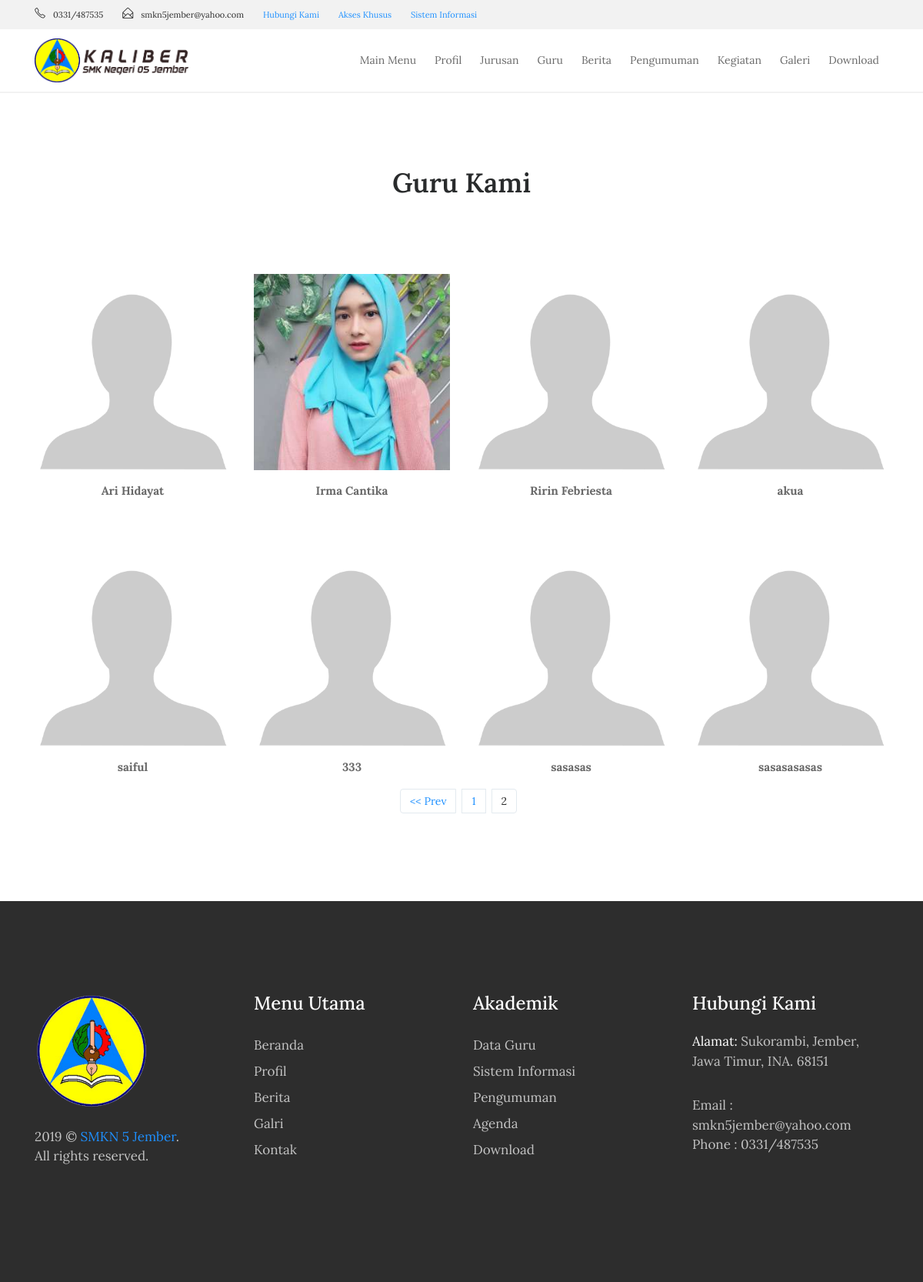
The page /guru/index/8 on the database as committed earlier.
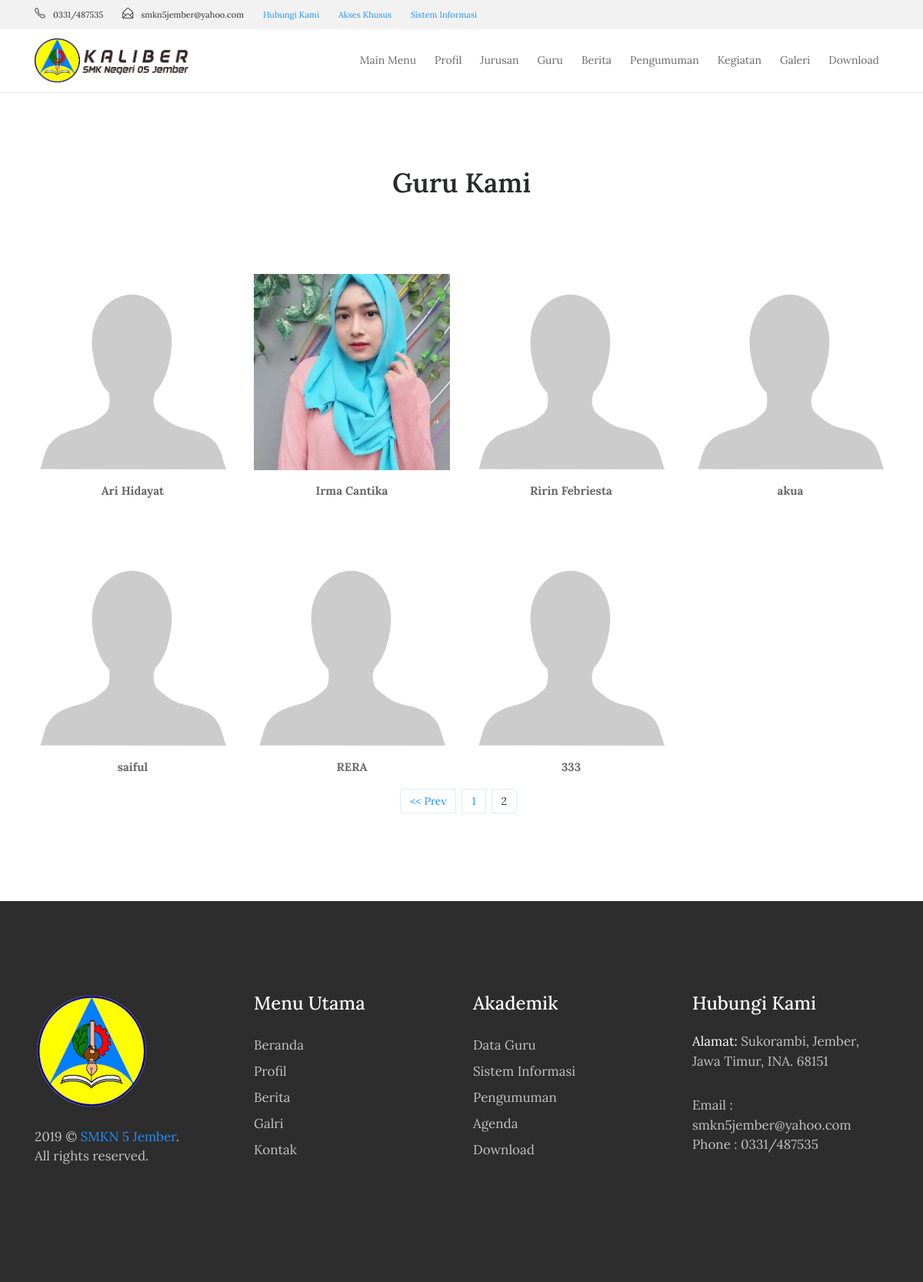
The same page on the database as committed later.
### tables this page shows
CREATE TABLE `tbl_guru` (
  `guru_id` varchar(5) NOT NULL,
  `guru_mapel_id` varchar(5) DEFAULT NULL,
  `guru_jabatan_id` varchar(5) DEFAULT NULL,
  `guru_piket_id` varchar(5) DEFAULT NULL,
  `guru_nip` varchar(30) DEFAULT NULL,
  `guru_nama` varchar(70) DEFAULT NULL,
  `guru_alamat` varchar(100) DEFAULT NULL,
  `guru_jumlah_jam` int(11) DEFAULT NULL,
  `guru_jenkel` varchar(2) DEFAULT NULL,
  `guru_tmp_lahir` varchar(80) DEFAULT NULL,
  `guru_tgl_lahir` varchar(80) DEFAULT NULL,
  `guru_photo` varchar(40) DEFAULT NULL,
  `guru_tgl_input` timestamp NULL DEFAULT CURRENT_TIMESTAMP
);

### index.php (called while the page is built, shortened)
<?php
require_once BASEPATH.'core/CodeIgniter.php';

### application/models/M_guru.php (called while the page is built, shortened)
<?php
class M_guru extends CI_Model{
	function guru_perpage($offset,$limit){
		$hsl=$this->db->query("SELECT * FROM tbl_guru limit $offset,$limit");
		return $hsl;
	}
}

### application/views/depan/v_guru.php (the view, shortened to what this page needs)
<!DOCTYPE html>
<html lang="en">
<head>
    <link rel="stylesheet" href="<?php echo base_url().'theme/css/bootstrap.min.css'?>">
    <link rel="stylesheet" href="<?php echo base_url().'theme/css/font-awesome.min.css'?>">
    <link rel="stylesheet" href="<?php echo base_url().'theme/css/simple-line-icons.css'?>">
    <link rel="stylesheet" href="<?php echo base_url().'theme/css/slick.css'?>">
    <link rel="stylesheet" href="<?php echo base_url().'theme/css/slick-theme.css'?>">
    <link rel="stylesheet" href="<?php echo base_url().'theme/css/owl.carousel.min.css'?>">
    <link href="<?php echo base_url().'theme/css/style.css'?>" rel="stylesheet">
</head>
    <section class="our-teachers">
        <div class="container">
            <div class="row">
                <div class="col-md-12">
                    <h2 class="mb-5">Guru Kami</h2>
                </div>
            </div>
            <div class="row">
                <?php foreach ($data->result() as $row) : ?>
                    <div class="col-xs-12 col-sm-6 col-md-3">
                        <div class="admission_insruction">
                          <?php if(empty($row->guru_photo)):?>
                            <img src="<?php echo base_url().'assets/images/blank.png';?>" class="img-fluid" alt="#">
                          <?php else:?>
                            <img src="<?php echo base_url().'assets/images/'.$row->guru_photo;?>" class="img-fluid" alt="#">
                          <?php endif;?>
                            <p class="text-center mt-3"><span><?php echo $row->guru_nama;?></span>
                                <br>
                        </div>
                    </div>
                <?php endforeach;?>
              </div>
            <nav><?php echo $page;?></nav>
        </div>
    </section>

### application/controllers/Guru.php (shortened to what this page needs)
<?php
class Guru extends CI_Controller{
	function __construct(){
		$this->load->model('m_guru');
		$this->load->model('m_pengunjung');
	}
	function index(){
		$jum=$this->m_guru->guru();
        $page=$this->uri->segment(3);
        if(!$page):
            $offset = 0;
        else:
            $offset = $page;
        endif;
        $limit=8;
        $config['base_url'] = base_url() . 'guru/index/';
            $config['total_rows'] = $jum->num_rows();
            $config['per_page'] = $limit;
            $config['uri_segment'] = 3;
	          $config['full_tag_open']    = '<div class="pagging text-center"><nav><ul class="pagination justify-content-center">';
	          $config['full_tag_close']   = '</ul></nav></div>';
	          $config['num_tag_open']     = '<li class="page-item"><span class="page-link">';
	          $config['num_tag_close']    = '</span></li>';
	          $config['cur_tag_open']     = '<li class="page-item"><span class="page-link">';
	          $config['cur_tag_close']    = '<span class="sr-only">(current)</span></span></li>';
	          $config['next_tag_open']    = '<li class="page-item"><span class="page-link">';
	          $config['next_tagl_close']  = '<span aria-hidden="true">&raquo;</span></span></li>';
	          $config['prev_tag_open']    = '<li class="page-item"><span class="page-link">';
	          $config['prev_tagl_close']  = '</span>Next</li>';
	          $config['first_tag_open']   = '<li class="page-item"><span class="page-link">';
	          $config['first_tagl_close'] = '</span></li>';
	          $config['last_tag_open']    = '<li class="page-item"><span class="page-link">';
	          $config['last_tagl_close']  = '</span></li>';
            $config['first_link'] = 'Awal';
            $config['last_link'] = 'Akhir';
            $config['next_link'] = 'Next >>';
            $config['prev_link'] = '<< Prev';
            $this->pagination->initialize($config);
            $x['page'] =$this->pagination->create_links();
						$x['data']=$this->m_guru->guru_perpage($offset,$limit);
						$this->load->view('beranda/header',$x);
						$this->load->view('depan/v_guru',$x);
						$this->load->view('beranda/footer',$x);
	}
}

### application/views/beranda/header.php (shortened to what this page needs)
<!DOCTYPE html>
<html lang="en">
<head>
    <link rel="stylesheet" href="<?php echo base_url().'theme/css/bootstrap.min.css'?>">
    <link rel="stylesheet" href="<?php echo base_url().'theme/css/font-awesome.min.css'?>">
    <link rel="stylesheet" href="<?php echo base_url().'theme/css/simple-line-icons.css'?>">
    <link rel="stylesheet" href="<?php echo base_url().'theme/css/slick.css'?>">
    <link rel="stylesheet" href="<?php echo base_url().'theme/css/slick-theme.css'?>">
    <link rel="stylesheet" href="<?php echo base_url().'theme/css/owl.carousel.min.css'?>">
    <link href="<?php echo base_url().'theme/css/style.css'?>" rel="stylesheet">
</head>
<body>
    <div class="header-topbar">
        <div class="container">
            <div class="row">
                <div class="col-xs-6 col-sm-8 col-md-9">
                    <div class="header-top_address">
                        <div class="header-top_list">
                            <span class="icon-phone"></span>0331/487535
                        </div>
                        <div class="header-top_list">
                            <span class="icon-envelope-open"></span>smkn5jember@yahoo.com
                        </div>
                        <div class="header-top_list">
                             <a href="<?php echo site_url('contact');?>">Hubungi Kami</a>
                        </div>
                         <div class="header-top_list">
                             <a href="<?php echo site_url('administrator');?>">Akses Khusus</a>
                        </div>
                         <div class="header-top_list">
                             <a href="<?php echo site_url('login_si');?>">Sistem Informasi</a>
                        </div>
                    </div>
                </div>
                <div class="col-xs-6 col-sm-4 col-md-3">
                </div>
            </div>
        </div>
    </div>
    <div data-toggle="affix" style="border-bottom:solid 2px #f2f2f2;">
        <div class="container nav-menu2">
            <div class="row">
                <div class="col-md-12">
                    <nav class="navbar navbar2 navbar-toggleable-md navbar-light bg-faded">
                        <a href="<?php echo site_url('');?>" class="navbar-brand nav-brand2"><img class="img img-responsive" width="200px;" src="<?php echo base_url().'theme/images/logo-dark.png'?>"></a>
                        <div class="collapse navbar-collapse justify-content-end" id="navbarNavDropdown">
                            <ul class="navbar-nav">
                                <li class="nav-item">
                                    <a class="nav-link" href="<?php echo site_url('');?>">Main Menu</a>
                                </li>
                                <li class="nav-item">
                                    <a class="nav-link" href="<?php echo site_url('about');?>">Profil</a>
                                </li>
                                <li class="nav-item">
                                    <a class="nav-link" href="<?php echo site_url('jurusan');?>">Jurusan</a>
                                </li>
                                <li class="nav-item">
                                    <a class="nav-link" href="<?php echo site_url('guru');?>">Guru</a>
                                </li>
                               <li class="nav-item">
                                    <a class="nav-link" href="<?php echo site_url('blog');?>">Berita</a>
                                </li>
                                <li class="nav-item">
                                    <a class="nav-link" href="<?php echo site_url('pengumuman');?>">Pengumuman</a>
                                </li>
                                <li class="nav-item">
                                    <a class="nav-link" href="<?php echo site_url('agenda');?>">Kegiatan</a>
                                </li>
                                <li class="nav-item">
                                    <a class="nav-link" href="<?php echo site_url('galeri');?>">Galeri</a>
                                </li>
                                <li class="nav-item">
                                    <a class="nav-link" href="<?php echo site_url('download');?>">Download</a>
                                </li>
                          </ul>
                    </div>
                  </nav>
                </div>
              </div>
            </div>
          </div>

### application/views/beranda/footer.php (shortened to what this page needs)
<footer>
    <div class="container">
        <div class="row">
            <div class="col-md-3">
                <div class="foot-logo">
                    <a href="<?php echo site_url();?>">
                        <img src="<?php echo base_url().'theme/images/logo-white.png'?>" width="150px" class="img-fluid" alt="footer_logo">
                    </a>
                    <p><?php echo date('Y');?> © <a href="http://mfikri.com" target="_blank">SMKN 5 Jember</a>. <br>All rights reserved.</p>
                    </div>
                </div>
                <div class="col-md-3">
                    <div class="sitemap">
                        <h3>Menu Utama</h3>
                        <ul>
                            <li><a href="<?php echo site_url();?>">Beranda</a></li>
                            <li><a href="<?php echo site_url('about');?>">Profil</a></li>
                            <li><a href="<?php echo site_url('artikel');?>">Berita</a></li>
                            <li><a href="<?php echo site_url('galeri');?>">Galri</a></li>
                            <li><a href="<?php echo site_url('contact');?>">Kontak</a></li>
                        </ul>
                    </div>
                </div>
                <div class="col-md-3">
                  <div class="sitemap">
                      <h3>Akademik</h3>
                      <ul>
                          <li><a href="<?php echo site_url('guru');?>">Data Guru</a></li>
                          <li><a href="<?php echo site_url('login_si');?>">Sistem Informasi </a></li>
                          <li><a href="<?php echo site_url('pengumuman');?>">Pengumuman</a></li>
                          <li><a href="<?php echo site_url('agenda');?>">Agenda</a></li>
                          <li><a href="<?php echo site_url('download');?>">Download</a></li>
                      </ul>
                  </div>
                </div>
                <div class="col-md-3">
                    <div class="address">
                        <h3>Hubungi Kami</h3>
                        <p><span>Alamat: </span> Sukorambi, Jember, Jawa Timur, INA. 68151</p>
                        <p>Email : smkn5jember@yahoo.com
                            <br> Phone : 0331/487535</p>
                        </div>
                    </div>
                </div>
            </div>
        </footer>
    </body>
    </html>

### application/views/beranda/header.php (style rules this page uses)
body { top:0 !important; }

Rows that differ between the two databases and show on the page:
removed tbl_guru: guru_nama "sasasas"
removed tbl_guru: guru_nama "sasasasasas"
added tbl_guru: guru_nama "RERA"
